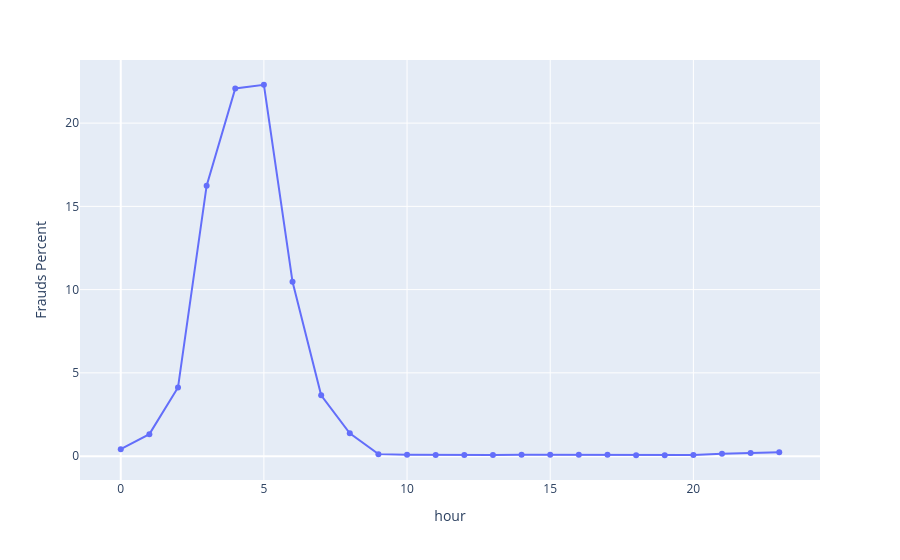

Notebook code cell kept with this figure:
### Code cell
px.line(frauds_by_hour, x = "hour", y="Frauds Percent", markers="o" )

### Figure 1 — Plotly figure (JSON) as saved in the notebook; plotly's stock layout.template omitted (floating-point values rounded to 4 significant figures)
{"data": [{"hovertemplate": "hour=%{x}<br>Frauds Percent=%{y}<extra></extra>", "legendgroup": "", "line": {"color": "#636efa", "dash": "solid"}, "marker": {"symbol": "circle"}, "mode": "lines+markers", "name": "", "orientation": "v", "showlegend": false, "type": "scatter", "x": [0, 1, 2, 3, 4, 5, 6, 7, 8, 9, 10, 11, 12, 13, 14, 15, 16, 17, 18, 19, 20, 21, 22, 23], "xaxis": "x", "y": [0.4191, 1.32, 4.125, 16.24, 22.08, 22.3, 10.47, 3.649, 1.367, 0.1203, 0.08808, 0.07265, 0.07013, 0.07386, 0.08029, 0.08184, 0.07812, 0.08024, 0.05909, 0.05279, 0.0614, 0.14, 0.1804, 0.2287], "yaxis": "y"}], "layout": {"legend": {"tracegroupgap": 0}, "margin": {"t": 60}, "xaxis": {"anchor": "y", "domain": [0, 1], "title": {"text": "hour"}}, "yaxis": {"anchor": "x", "domain": [0, 1], "title": {"text": "Frauds Percent"}}}}
